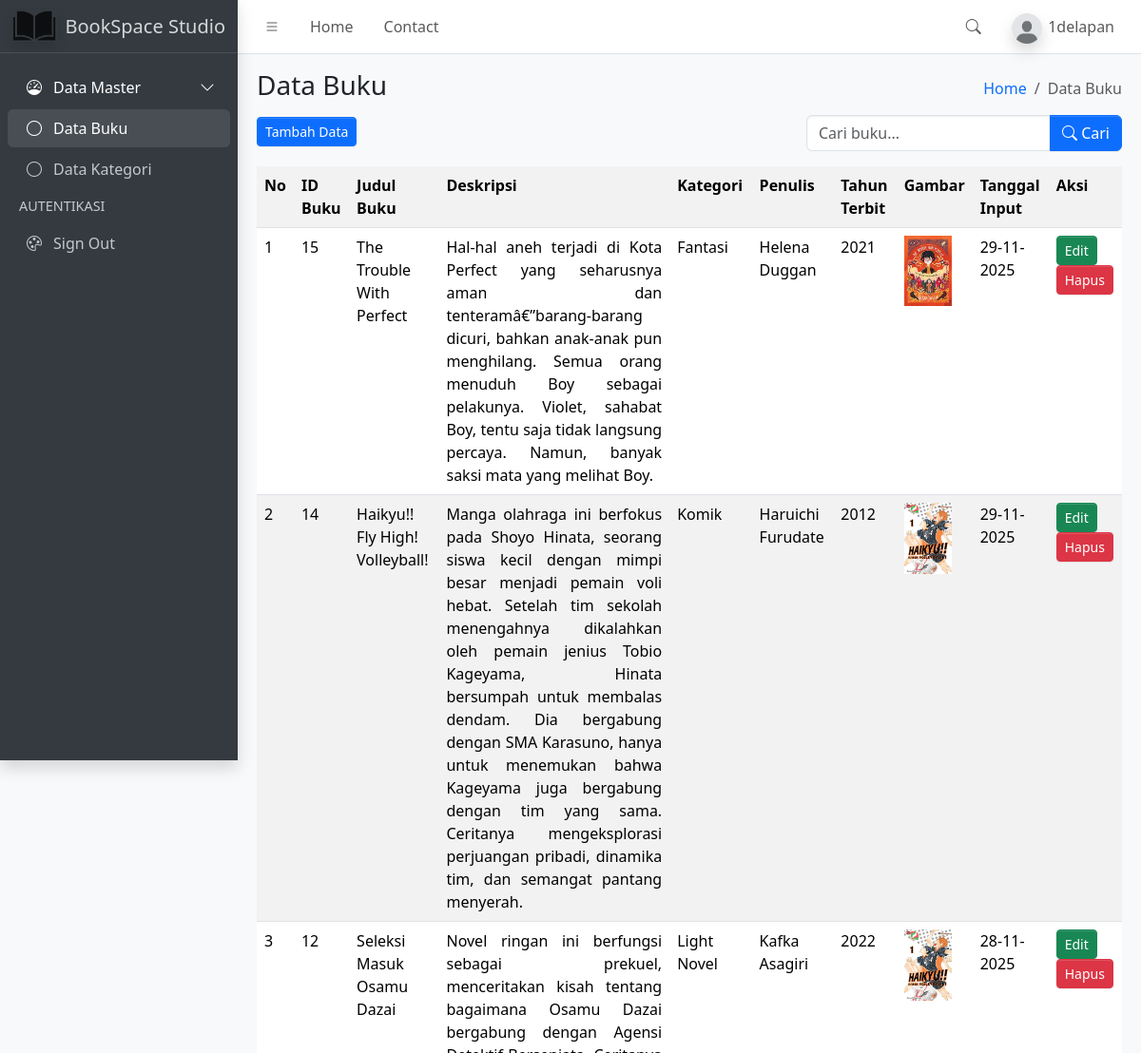
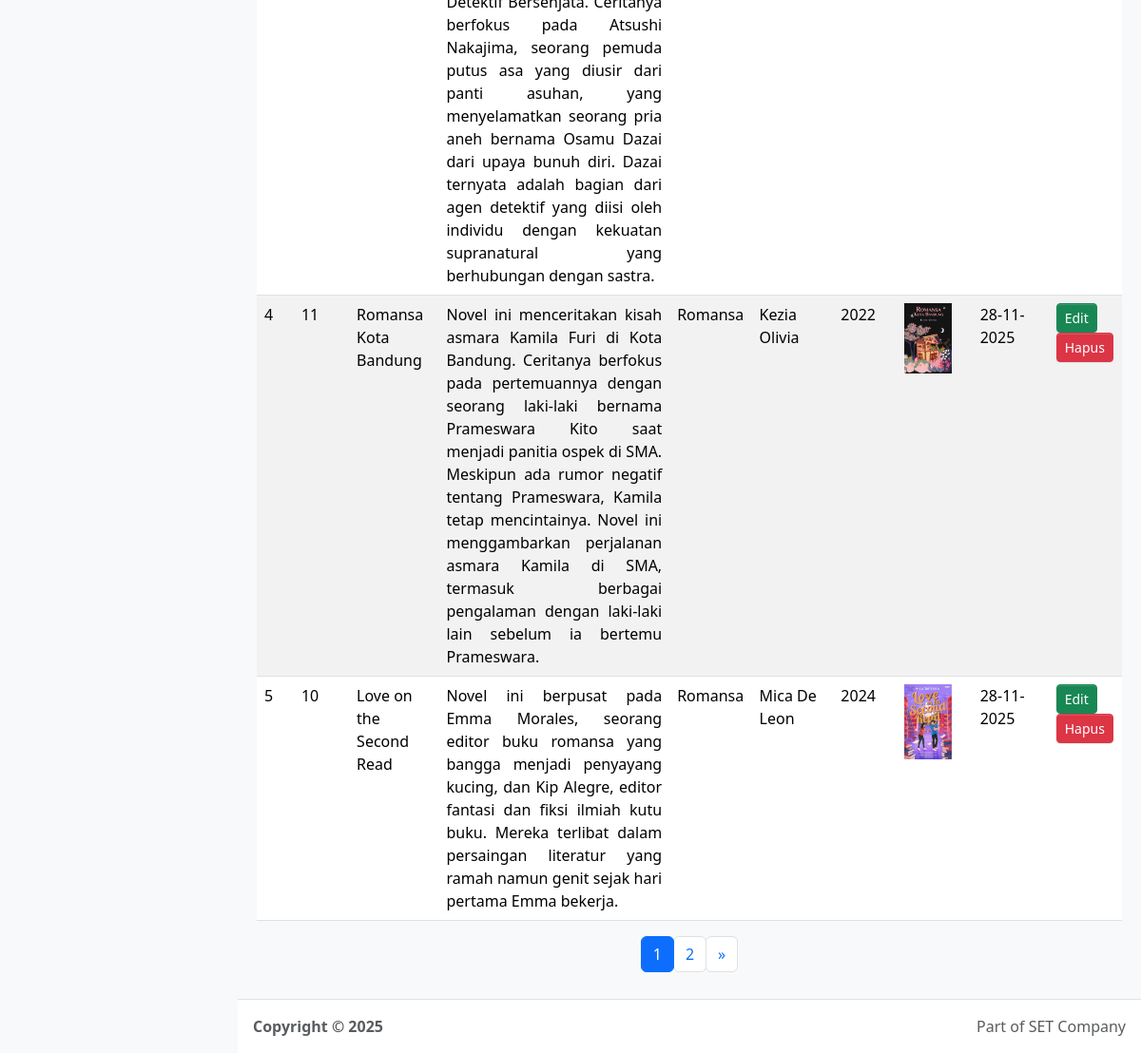
The page /index.php (signed in) on the database its author committed (2 pictures, top to bottom).
### tables this page shows
CREATE TABLE `buku` (
  `id_buku` int(11) NOT NULL,
  `judul` varchar(50) NOT NULL,
  `penulis` varchar(50) NOT NULL,
  `deskripsi` text NOT NULL,
  `tahun_terbit` year(4) DEFAULT NULL,
  `id_kategori` int(11) DEFAULT NULL,
  `gambar` varchar(50) DEFAULT NULL,
  `tanggal_input` timestamp NOT NULL DEFAULT CURRENT_TIMESTAMP
);

CREATE TABLE `kategori` (
  `id_kategori` int(11) NOT NULL,
  `nama_kategori` varchar(50) NOT NULL,
  `tanggal_input` timestamp NOT NULL DEFAULT CURRENT_TIMESTAMP
);

### function.php (called while the page is built, shortened)
<?php
$conn = mysqli_connect("localhost", "root", "", "simbs");
function query($query) {
  global $conn;
  $result = mysqli_query($conn, $query);
  $rows = [];
  while ($row = mysqli_fetch_assoc($result)) {
      $rows[] = $row;
  }
  return $rows;
}
?>

### index.php (the view, shortened to what this page needs)
<?php
  require("function.php");
  $jumlahDataPerHalaman = 5;
  $jumlahData = count(query("SELECT buku.id_buku, buku.judul, buku.penulis, buku.deskripsi, buku.tahun_terbit, buku.gambar, buku.tanggal_input, kategori.nama_kategori
                FROM buku INNER JOIN kategori ON buku.id_kategori = kategori.id_kategori ORDER BY buku.tanggal_input DESC"));
  $jumlahHalaman = ceil($jumlahData / $jumlahDataPerHalaman);
  $halamanAktif = ( isset($_GET["halaman"]) ) ? $_GET["halaman"] : 1;
  $awalData = ( $jumlahDataPerHalaman * $halamanAktif ) - $jumlahDataPerHalaman;
  $query= query("SELECT buku.id_buku, buku.judul, buku.penulis, buku.deskripsi, buku.tahun_terbit, buku.gambar, buku.tanggal_input, kategori.nama_kategori
                FROM buku INNER JOIN kategori ON buku.id_kategori = kategori.id_kategori ORDER BY buku.tanggal_input DESC LIMIT $awalData, $jumlahDataPerHalaman");
?>
<!doctype html>
<html lang="en">
  <head>
    <link
      rel="stylesheet"
      href="https://cdn.jsdelivr.net/npm/@fontsource/source-sans-3@5.0.12/index.css"
      media="print"
      onload="this.media='all'"
    />
    <link
      rel="stylesheet"
      href="https://cdn.jsdelivr.net/npm/overlayscrollbars@2.11.0/styles/overlayscrollbars.min.css"
    />
    <link
      rel="stylesheet"
      href="https://cdn.jsdelivr.net/npm/bootstrap-icons@1.13.1/font/bootstrap-icons.min.css"
    />
    <link rel="stylesheet" href="dist/css/adminlte.min.css" />
    <link
      rel="stylesheet"
      href="https://cdn.jsdelivr.net/npm/apexcharts@3.37.1/dist/apexcharts.css"
    />
    <link
      rel="stylesheet"
      href="https://cdn.jsdelivr.net/npm/jsvectormap@1.5.3/dist/css/jsvectormap.min.css"
    />
  </head>
  <body class="layout-fixed sidebar-expand-lg bg-body-tertiary">
    <div class="app-wrapper">
      <nav class="app-header navbar navbar-expand bg-body">
        <div class="container-fluid">
          <ul class="navbar-nav">
            <li class="nav-item">
              <a class="nav-link" data-lte-toggle="sidebar" href="#" role="button">
                <i class="bi bi-list"></i>
              </a>
            </li>
            <li class="nav-item d-none d-md-block">
              <a href="#" class="nav-link">Home</a>
            </li>
            <li class="nav-item d-none d-md-block">
              <a href="#" class="nav-link">Contact</a>
            </li>
          </ul>
          <ul class="navbar-nav ms-auto">
            <li class="nav-item">
              <a class="nav-link" data-widget="navbar-search" href="#" role="button">
                <i class="bi bi-search"></i>
              </a>
            </li>
            <li class="nav-item dropdown user-menu">
              <a href="#" class="nav-link dropdown-toggle" data-bs-toggle="dropdown">
                <img
                  src="img/default.jpeg"
                  class="user-image rounded-circle shadow"
                  alt="User Image"
                />
                <span class="d-none d-md-inline"><?=  $_SESSION['username'] ?></span>
              </a>
            </li>
          </ul>
        </div>
      </nav>
      <aside class="app-sidebar bg-body-secondary shadow" data-bs-theme="dark">
        <div class="sidebar-brand">
          <a href="index.php" class="brand-link">
            <img
              src="img/logo.png"
              alt="Book Logo"
              class="brand-image opacity-75 shadow"
            />
            <span class="brand-text fw-light">BookSpace Studio</span>
          </a>
        </div>
        <div class="sidebar-wrapper">
          <nav class="mt-2">
            <ul
              class="nav sidebar-menu flex-column"
              data-lte-toggle="treeview"
              role="navigation"
              aria-label="Main navigation"
              data-accordion="false"
              id="navigation"
            >
              <li class="nav-item menu-open">
                <a href="#" class="nav-link active">
                  <i class="nav-icon bi bi-speedometer"></i>
                  <p>
                    Data Master
                  </p>
                </a>
                <ul class="nav nav-treeview">
                  <li class="nav-item">
                    <a href="index.php" class="nav-link active">
                      <i class="nav-icon bi bi-circle"></i>
                      <p>Data Buku</p>
                    </a>
                  </li>
                  <li class="nav-item">
                    <a href="kategori.php" class="nav-link">
                      <i class="nav-icon bi bi-circle"></i>
                      <p>Data Kategori</p>
                    </a>
                  </li>
                </ul>
              </li>
              <li class="nav-header">AUTENTIKASI</li>
              <li class="nav-item">
                <a href="logout.php" class="nav-link">
                  <i class="nav-icon bi bi-palette"></i>
                  <p>Sign Out</p>
                </a>
              </li>
            </ul>
          </nav>
        </div>
      </aside>
      <main class="app-main">
        <div class="app-content-header">
          <div class="container-fluid">
            <div class="row">
              <div class="col-sm-6">
                <h3 class="mb-3">Data Buku</h3>
                <a href="tambah_data.php">
                  <button class="btn-sm btn btn-primary">Tambah Data</button>
                </a>
              </div>
              <div class="col-sm-6 d-flex flex-column align-items-end">
                <ol class="breadcrumb">
                  <li class="breadcrumb-item"><a href="#">Home</a></li>
                  <li class="breadcrumb-item active" aria-current="page">Data Buku</li>
                </ol>
                <form class="mt-2" method="POST">
                  <div class="input-group">
                  <input
                    type="text"
                    class="form-control"
                    name="keyword"
                    placeholder="Cari buku..."
                  >
                  <button class="btn btn-primary" type="submit" name="tombol_search">
                    <i class="bi bi-search"></i> Cari
                  </button>
                </div>
                </form>
              </div>
            </div>
          </div>
        </div>
        <div class="app-content">
          <div class="container-fluid">
            <div class="row">
              <div class="col">
                <table class="table table-striped table-hover">
                  <tr>
                    <th>No</th>
                    <th>ID Buku</th>
                    <th>Judul Buku</th>
                    <th>Deskripsi</th>
                    <th>Kategori</th>
                    <th>Penulis</th>
                    <th>Tahun Terbit</th>
                    <th>Gambar</th>
                    <th>Tanggal Input</th>
                    <th>Aksi</th>
                  </tr>
                  <?php $no = $awalData + 1; ?>
                  <?php foreach ($query as $buku) : ?>
                    <tr>
                      <td><?= $no++; ?></td>
                      <td><?= $buku["id_buku"]; ?></td>
                      <td><?= $buku["judul"]; ?></td>
                      <td style="text-align: justify;"><?= $buku["deskripsi"]; ?></td>
                      <td><?= $buku["nama_kategori"]; ?></td>
                      <td><?= $buku["penulis"]; ?></td>
                      <td><?= $buku["tahun_terbit"]; ?></td>
                      <td><img src="img/<?= $buku['gambar']; ?>" width="50"></td>
                      <td><?= date("d-m-Y", strtotime($buku["tanggal_input"])); ?></td>
                      <td>
                        <a href="ubah_data.php?id=<?= $buku['id_buku']; ?>" class="btn btn-success btn-sm">Edit</a>
                        <a href="hapus_data.php?id=<?= $buku['id_buku']; ?>" class="btn btn-danger btn-sm">Hapus</a>
                      </td>
                    </tr>
                  <?php endforeach; ?>
                </table>
              </div>
            </div>
          </div>
        </div>
        <nav aria-label="Page navigation example">
          <ul class="pagination" style="justify-content: center; text-align:center">
            <?php for ($i = 1; $i <= $jumlahHalaman; $i++) : ?>
              <?php if ($i == $halamanAktif) : ?>
                <li class="page-item active">
                  <a class="page-link" href="?halaman=<?= $i; ?>"><?= $i; ?></a>
                </li>
                <?php else : ?>
                  <li class="page-item">
                    <a class="page-link" href="?halaman=<?= $i; ?>"><?= $i; ?></a>
                  </li>
              <?php endif; ?>
            <?php endfor; ?>
            <?php if ($halamanAktif < $jumlahHalaman) : ?>
             <li class="page-item">
              <a class="page-link" href="?halaman=<?= $halamanAktif + 1; ?>">&raquo;</a>
             </li>
            <?php endif; ?>
          </ul>
        </nav>
      </main>
      <footer class="app-footer">
        <div class="float-end d-none d-sm-inline">Part of SET Company</div>
        <strong>
          Copyright &copy; 2025&nbsp;
        </strong>
      </footer>
    </div>
  </body>
</html>

### rows shown on the page
buku: id_buku "15", judul "The Trouble With Perfect", deskripsi "Hal-hal aneh terjadi di Kota Perfect yang seharusnya aman dan tenteramâ€”barang-barang dicuri, bahkan anak-anak pun menghilang. Semua orang menuduh Boy sebagai pelakunya. Violet, sahabat Boy, tentu saja tidak langsung percaya. Namun, banyak saksi mata yang melihat Boy.", id_kategori.nama_kategori "Fantasi", penulis "Helena Duggan", tahun_terbit "2021", gambar (picture), tanggal_input "29-11-2025"
buku: id_buku "14", judul "Haikyu!! Fly High! Volleyball!", deskripsi "Manga olahraga ini berfokus pada Shoyo Hinata, seorang siswa kecil dengan mimpi besar menjadi pemain voli hebat. Setelah tim sekolah menengahnya dikalahkan oleh pemain jenius Tobio Kageyama, Hinata bersumpah untuk membalas dendam. Dia bergabung dengan SMA Karasuno, hanya untuk menemukan bahwa Kageyama juga bergabung dengan tim yang sama. Ceritanya mengeksplorasi perjuangan pribadi, dinamika tim, dan semangat pantang menyerah.", id_kategori.nama_kategori "Komik", penulis "Haruichi Furudate", tahun_terbit "2012", gambar (picture), tanggal_input "29-11-2025"
buku: id_buku "12", judul "Seleksi Masuk Osamu Dazai", deskripsi "Novel ringan ini berfungsi sebagai prekuel, menceritakan kisah tentang bagaimana Osamu Dazai bergabung dengan Agensi Detektif Bersenjata. Ceritanya berfokus pada Atsushi Nakajima, seorang pemuda putus asa yang diusir dari panti asuhan, yang menyelamatkan seorang pria aneh bernama Osamu Dazai dari upaya bunuh diri. Dazai ternyata adalah bagian dari agen detektif yang diisi oleh individu dengan kekuatan supranatural yang berhubungan dengan sastra.", id_kategori.nama_kategori "Light Novel", penulis "Kafka Asagiri", tahun_terbit "2022", gambar (picture), tanggal_input "28-11-2025"
buku: id_buku "11", judul "Romansa Kota Bandung", deskripsi "Novel ini menceritakan kisah asmara Kamila Furi di Kota Bandung. Ceritanya berfokus pada pertemuannya dengan seorang laki-laki bernama Prameswara Kito saat menjadi panitia ospek di SMA. Meskipun ada rumor negatif tentang Prameswara, Kamila tetap mencintainya. Novel ini menggambarkan perjalanan asmara Kamila di SMA, termasuk berbagai pengalaman dengan laki-laki lain sebelum ia bertemu Prameswara.", id_kategori.nama_kategori "Romansa", penulis "Kezia Olivia", tahun_terbit "2022", gambar (picture), tanggal_input "28-11-2025"
buku: id_buku "10", judul "Love on the Second Read", deskripsi "Novel ini berpusat pada Emma Morales, seorang editor buku romansa yang bangga menjadi penyayang kucing, dan Kip Alegre, editor fantasi dan fiksi ilmiah kutu buku. Mereka terlibat dalam persaingan literatur yang ramah namun genit sejak hari pertama Emma bekerja.", id_kategori.nama_kategori "Romansa", penulis "Mica De Leon", tahun_terbit "2024", gambar (picture), tanggal_input "28-11-2025"

### other values the page prints
$_SESSION['username'] "1delapan"
